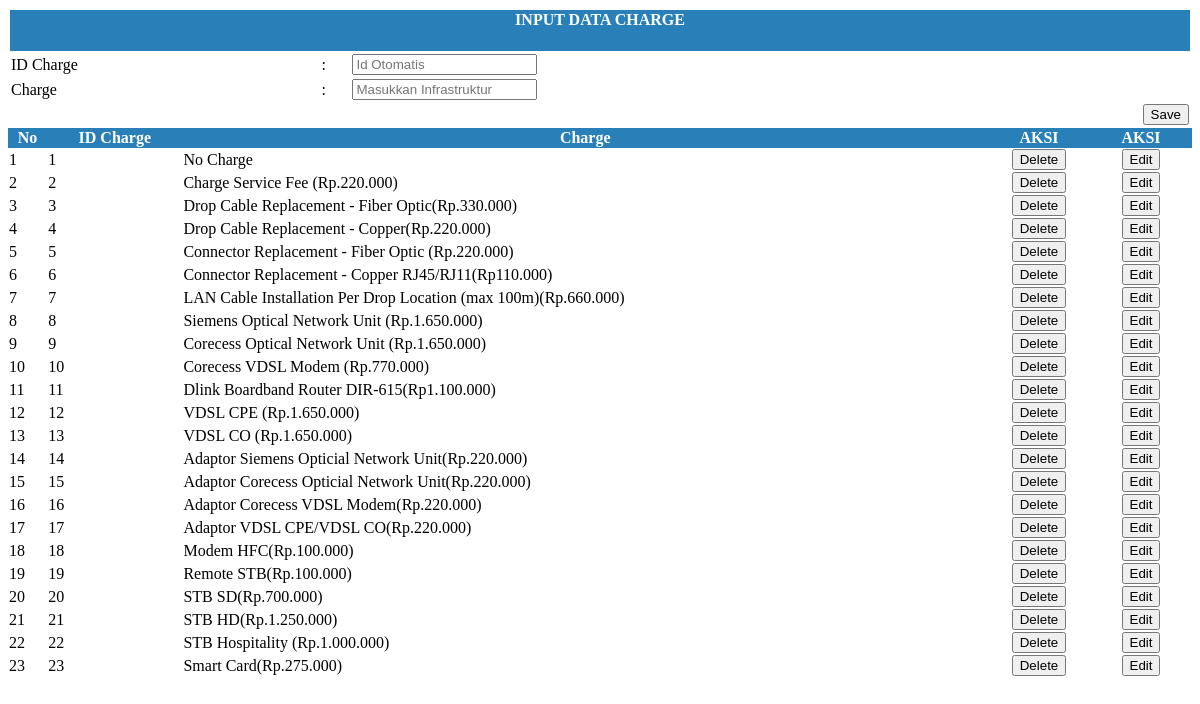
The app's page /Absensi/admin/input_charge.php with its own data.
### tables this page shows
CREATE TABLE IF NOT EXISTS `tbl_charge` (
`id_charge` int(3) NOT NULL,
  `charge` varchar(100) NOT NULL
);

### Absensi/admin/input_charge.php (the view, shortened to what this page needs)
<html>
    <head>
<link rel="stylesheet" href="../../css/vergi.css">
<link rel="stylesheet" href="../../css/dataTables.bootstrap.css">
<link rel="stylesheet" href="../../css/jquery.dataTables.min.css" />
<link rel="stylesheet" href="../../css/responsive.dataTables.min.css" />
    </head>
    <body>
<form method="post">
<table class="table table-responsive" width="100%">
<thead>
    		<tr class="tr">
        		<Th  colspan="4"><center><h4>INPUT DATA CHARGE</h4></center></Th>
        	</tr>
        </thead>
  <tbody>
    <tr>
      <td>ID Charge</td>
      <td>:</td>
      <td><input type="text" class="form-control"  readonly  placeholder="Id Otomatis" name="id_charge" value="<?php echo @$edit['id_charge'] ?>"></td>
</tr>
<tr>
      <td>Charge</td>
      <td>:</td>
      <td><input name="charge" type="text" required class="form-control" id="charge" placeholder="Masukkan Infrastruktur" value="<?php echo @$edit['charge'] ?>"></td>
</tr>
<td align="right" colspan="4">
 <?php if (@$_GET['id']==""){ ?>
<input class="btn btn-success" type="submit" name="simpan" value="Save">
<?php }else{?>
<input class="btn btn-success" type="submit" name="ubah" value="Update"> </td>
<?php }?></td>
  </tbody>
</table>
<table id="example" class="display responsive nowrap table table-bordered" cellspacing="0" width="100%">
            <div class="container">
            <div class="box-body table-responsive">
                    <thead>
                        <tr class="tr">
                            <th>No</th>
                            <th>ID Charge</th>
                            <th>Charge</th>
                            <th >AKSI</th>
                            <th >AKSI</th>
                        </tr>
                    </thead>
                    <?php
					$result = mysql_query("SELECT * FROM tbl_charge");
					$no = 1;
                    while ($row = mysql_fetch_array($result)) {
                        ?>
                                            <tr>
                            <td><?php echo $no; ?></td>
                            <td><?php echo $row['id_charge']?></td>
                            <td><?php echo $row['charge']?></td>
                            <td width="100" align="center"><a href="?menu=input_charge&hapus&id=<?php echo @$row['id_charge'] ?>" onClick="return confirm('Anda ingin menghapus ?')"><input  type="submit" name="hapus" value="Delete" class="btn btn-danger"></a></td>
							<td width="100" align="center"><a href="?menu=input_charge&edit&id=<?php echo @$row['id_charge'] ?>"><input  type="submit" name="edit" value="Edit" class="btn btn-info"></a></td>
                        </tr>
					<?php  $no++;  }
					?>
		</div>
        </div>
                </table>
</form>
    </body>
</html>

### css/vergi.css (style rules this page uses)
.tr { background-color:#2980b9; color:#FFFFFF; border-color:#2980b9; }

### records on screen
tbl_charge: id_charge "1", charge "No Charge"
tbl_charge: id_charge "2", charge "Charge Service Fee (Rp.220.000)"
tbl_charge: id_charge "3", charge "Drop Cable Replacement - Fiber Optic(Rp.330.000)"
tbl_charge: id_charge "4", charge "Drop Cable Replacement - Copper(Rp.220.000)"
tbl_charge: id_charge "5", charge "Connector Replacement - Fiber Optic (Rp.220.000)"
tbl_charge: id_charge "6", charge "Connector Replacement - Copper RJ45/RJ11(Rp110.000)"
tbl_charge: id_charge "7", charge "LAN Cable Installation Per Drop Location (max 100m)(Rp.660.000)"
tbl_charge: id_charge "8", charge "Siemens Optical Network Unit (Rp.1.650.000)"
tbl_charge: id_charge "9", charge "Corecess Optical Network Unit (Rp.1.650.000)"
tbl_charge: id_charge "10", charge "Corecess VDSL Modem (Rp.770.000)"
tbl_charge: id_charge "11", charge "Dlink Boardband Router DIR-615(Rp1.100.000)"
tbl_charge: id_charge "12", charge "VDSL CPE (Rp.1.650.000)"
tbl_charge: id_charge "13", charge "VDSL CO (Rp.1.650.000)"
tbl_charge: id_charge "14", charge "Adaptor Siemens Opticial Network Unit(Rp.220.000)"
tbl_charge: id_charge "15", charge "Adaptor Corecess Opticial Network Unit(Rp.220.000)"
tbl_charge: id_charge "16", charge "Adaptor Corecess VDSL Modem(Rp.220.000)"
tbl_charge: id_charge "17", charge "Adaptor VDSL CPE/VDSL CO(Rp.220.000)"
tbl_charge: id_charge "18", charge "Modem HFC(Rp.100.000)"
tbl_charge: id_charge "19", charge "Remote STB(Rp.100.000)"
tbl_charge: id_charge "20", charge "STB SD(Rp.700.000)"
tbl_charge: id_charge "21", charge "STB HD(Rp.1.250.000)"
tbl_charge: id_charge "22", charge "STB Hospitality (Rp.1.000.000)"
tbl_charge: id_charge "23", charge "Smart Card(Rp.275.000)"
